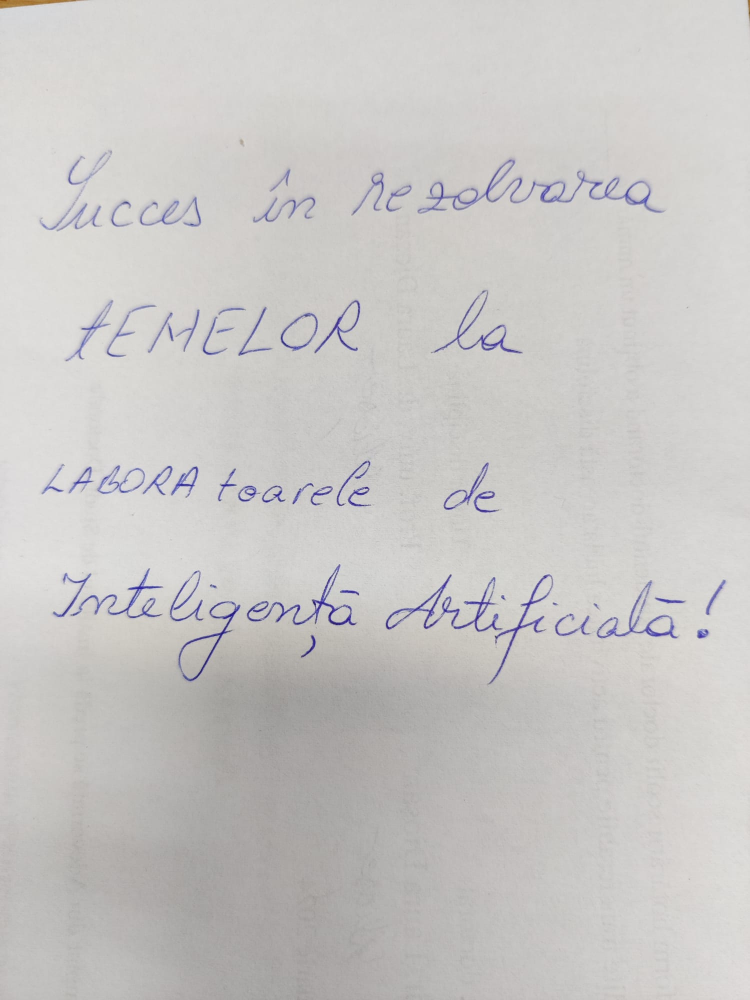
#> input picture Inteligenta Artificiala/lab3/test2.jpeg, 1500 x 2000 px (shown at 1/2 size)
$ jupyter execute --allow-errors notebook.ipynb
#> lines starting #> are read from the running program, lines starting #| are printed output that depends on the picture; after the words box and inside, x2 and y2 are one past the last pixel; in counts of white or black regions, pixels touching at a corner belong together
[cell 1]
from azure.cognitiveservices.vision.computervision import ComputerVisionClient
from azure.cognitiveservices.vision.computervision.models import OperationStatusCodes
# from azure.cognitiveservices.vision.computervision.models import VisualFeatureTypes
from msrest.authentication import CognitiveServicesCredentials
# [4 lines of commented-out code are left out]
import time
# import os

[cell 2]
'''
Authenticate
Authenticates your credentials and creates a client.
'''
subscription_key = "5i200akRHXqb0YuDuEl7cPbt9p68P3nsm6Lxr28wG6HqqVhjWyHUJQQJ99BCACi5YpzXJ3w3AAAFACOGbqGn"
endpoint = "https://alexbalta.cognitiveservices.azure.com/"
#> (the rest of this cell did not finish here and is left out)

[cell 3]
# img = open("test1.png", "rb")
img = open("test2.jpeg", "rb")
#> (the rest of this cell did not finish here and is left out)

[cell 4]
from statistics import mean

from Levenshtein import distance as lev_dis
from Levenshtein import jaro_winkler
from jiwer import wer


def evaluate_ocr_words(ground_truth, recognized_text):
    wer_score = wer(ground_truth, recognized_text)
    return wer_score


def calculate_jaro_winkler_similarity(gt_text, ocr_text):
    return jaro_winkler(gt_text, ocr_text) * 100


# [18 lines left out: functions calculate_character_level_accuracy, calculate_word_level_accuracy, jaccard_similarity, not called in this run]

# get/define the ground truth
# groundTruth = ["Google Cloud", "Platform"]
groundTruth = ["Succes in rezolvarea", "tEMELOR la", "LABORAtoaree de", "Inteligenta Artificiala!"]

# compute the performance
#> (the rest of this cell did not finish here and is left out)

[cell 5]
# [23 lines left out: function calculate_iou, not called in this run]

# Funcție pentru procesarea imaginii și evaluarea localizării textului
def evaluate_text_localization(image_path, ground_truth_boxes):
    # Deschide fișierul imagine
    with open(image_path, "rb") as img:
        read_response = computervision_client.read_in_stream(
            image=img,
            mode="Printed",
            raw=True
        )

    operation_id = read_response.headers['Operation-Location'].split('/')[-1]

    # Așteptăm procesarea imaginii
    while True:
        read_result = computervision_client.get_read_result(operation_id)
        if read_result.status not in ['notStarted', 'running']:
            break
        time.sleep(1)

    # Verificăm statusul procesului și obținem rezultatele
    if read_result.status == OperationStatusCodes.succeeded:
        detected_boxes = []

        for text_result in read_result.analyze_result.read_results:
            for line in text_result.lines:
                # Extragem coordonatele bounding box pentru fiecare linie
                bounding_box = line.bounding_box
                detected_boxes.append([bounding_box[0],bounding_box[1],bounding_box[4],bounding_box[5]])
                print(f"Text detectat: {line.text}")
                print(f"Coordonate bounding box: {bounding_box}")

        # Calculăm IoU pentru fiecare casetă de text detectată și coordonatele de referință
        iou_scores = []
        for i in range(len(detected_boxes)):
            iou = calculate_iou(detected_boxes[i], ground_truth_boxes[i])
            iou_scores.append(iou)

        # Afișăm scorurile IoU
        for i, score in enumerate(iou_scores):
            print(f"Scor IoU {i+1}: {score:.2f}")

# Exemplu de utilizare
image_path = "test2.jpeg"

# Casete de referință (ground truth), coordonate [x1, y1, x2, y2] pentru fiecare zonă de text
ground_truth_boxes = [
    [62, 296, 1356, 480],  # Exemplu de coordonate pentru un text
    [125, 572, 1059, 724],
    [72, 925, 1022, 1036],
    [99, 1129, 1466, 1375]# Alt exemplu de coordonate pentru un alt text
]

# Evaluăm localizarea textului
#> (the rest of this cell did not finish here and is left out)

[cell 6]
import cv2
import numpy as np

def process_image(image_path):
    # Citește imaginea
#> called with image_path = 'test2.jpeg'
    img = cv2.imread(image_path)
#> img is the input picture: shape (2000, 1500, 3); mean B, G, R 197.3, 198.7, 200.5

    # Convertire în grayscale
    gray = cv2.cvtColor(img, cv2.COLOR_BGR2GRAY)
    cv2.imwrite("gray.jpg", gray)

    # Creșterea contrastului folosind CLAHE
    clahe = cv2.createCLAHE(clipLimit=2.0, tileGridSize=(8,8))
    contrast = clahe.apply(gray)
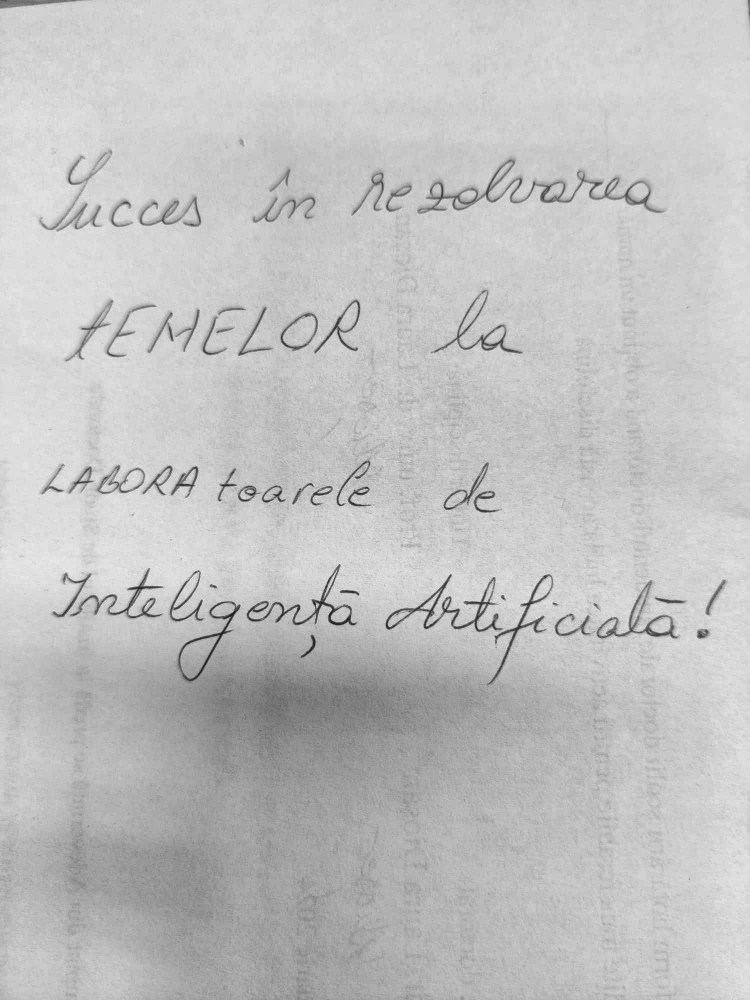
#> contrast: shape (2000, 1500) (shown at 1/2 size); min 18, max 239, mean 192.9
    cv2.imwrite("contrast.jpg", contrast)

    # Reducerea zgomotului cu Gaussian Blur
    denoise = cv2.GaussianBlur(contrast, (5, 5), 0)
    cv2.imwrite("denoise.jpg", denoise)

    img2 = cv2.threshold(gray, 0, 255, cv2.THRESH_BINARY | cv2.THRESH_OTSU)[1]
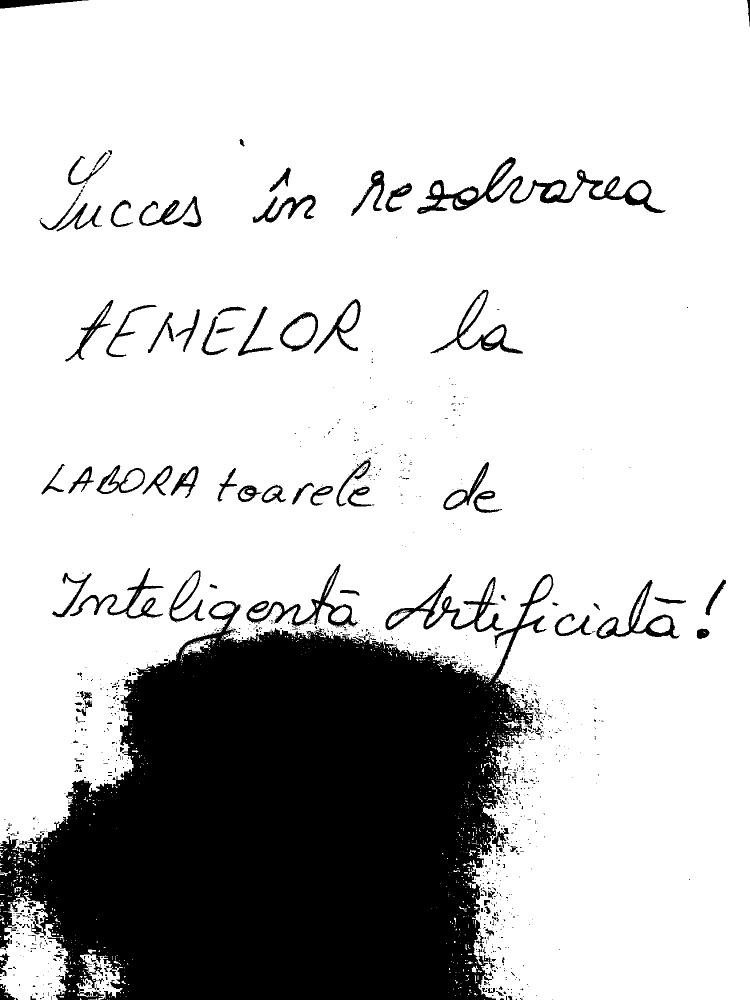
#> img2: shape (2000, 1500) (shown at 1/2 size); 78% white; 1126 black regions (958 under 20 px), largest, box (x1, y1, x2, y2) and area: (0, 1148, 1107, 2000) 582348, (834, 314, 1331, 428) 10173, (770, 1148, 1007, 1264) 5247
    img2 = cv2.resize(img2, None, fx=2, fy=2, interpolation=cv2.INTER_CUBIC)
#> img2: shape (4000, 3000)
    cv2.imwrite("improve.jpg", img2)

# Exemplu de utilizare
process_image("test2.jpeg")

#> (a cell that did not finish here is left out)
